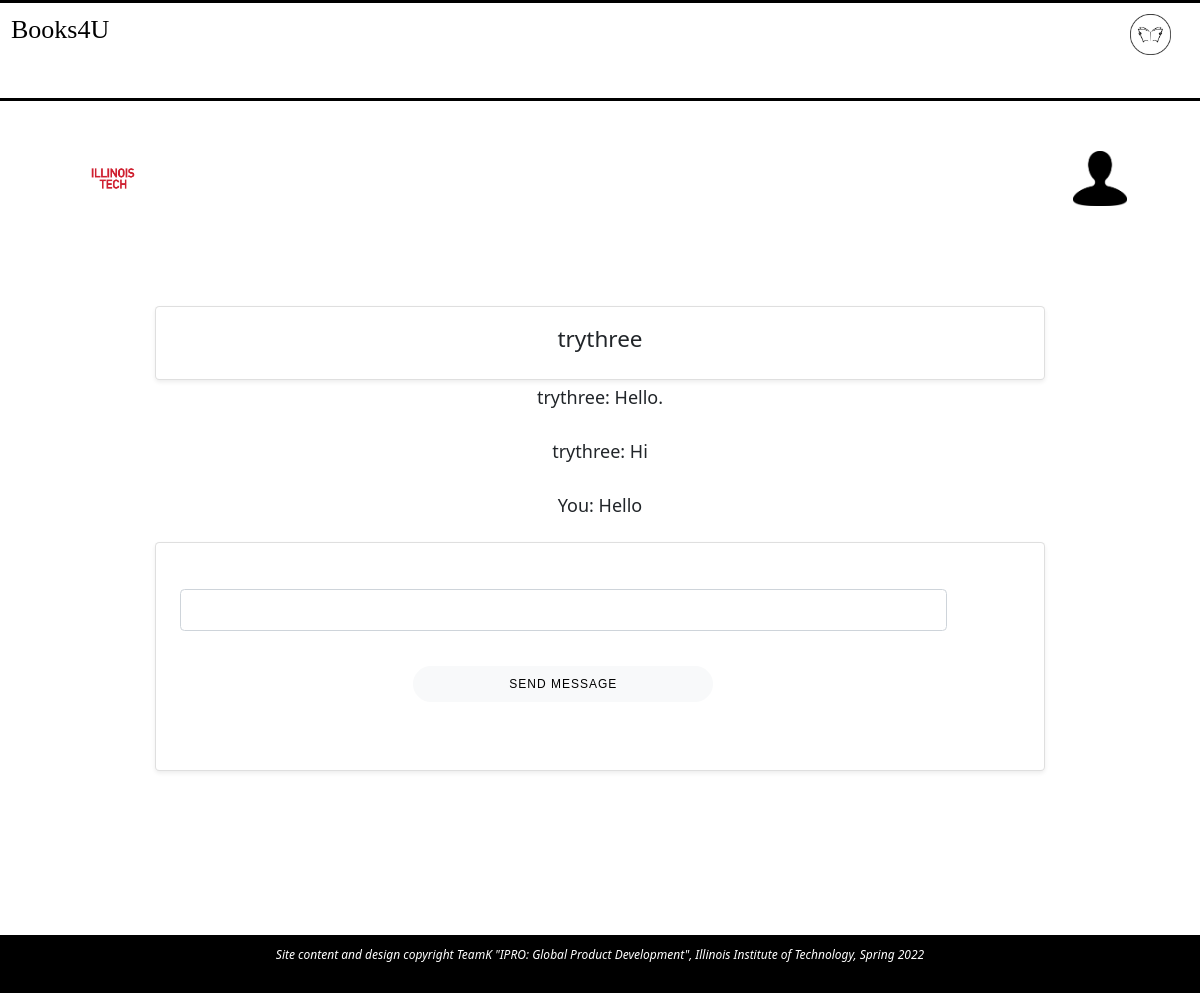
/Messages/3/ (signed in), run on the app's committed database.
### Messaging_System/models.py (models this page shows)
class Chat(models.Model):
    user1 = models.ForeignKey(User, on_delete=models.CASCADE, related_name='+')
    user2 = models.ForeignKey(User, on_delete=models.CASCADE, related_name='+')
    unread1 = models.IntegerField(default=0)
    unread2 = models.IntegerField(default=0)

class Message(models.Model):
    chat = models.ForeignKey('Chat', related_name='+', on_delete=models.CASCADE, blank=True, null=True)
    sender = models.ForeignKey(User, on_delete=models.CASCADE, related_name='+')
    receiver = models.ForeignKey(User, on_delete=models.CASCADE, related_name='+')
    body = models.CharField(max_length=1000)
    date = models.DateTimeField(auto_now_add=True)

### Messaging_System/views.py (the view)
# urls.py: path('Messages/<int:pk>/', messaging_views.showMessages, name='chat'),
def showMessages(request, pk):
    if not request.user.is_authenticated:
        return redirect('login')
    if request.method == "GET":
        form = messageForm()
        chat = Chat.objects.get(pk = pk)
        message_list = Message.objects.filter(chat__pk__contains = pk)
        if chat.user1 == request.user:
            temp = 0
            chat.unread1 = temp
            chat.save(update_fields=['unread1'])
        if chat.user2 == request.user:
            temp = 0
            chat.unread2 = temp
            chat.save(update_fields=['unread2'])
        context = {
            'chat': chat,
            'form': form,
            'message_list': message_list
        }
        return render(request, 'Messaging_System/chat.html', context)

### User_Registration/forms.py
class messageForm(forms.Form):
    message = forms.CharField(label='', max_length=1000)

### Messaging_System/templates/Messaging_System/chat.html (shortened to what this page needs)
<!DOCTYPE html>
<html class="messages" id="chat">
    <head>
        <link rel="stylesheet" href="../../../static/css/screen.css"/>
        <link rel="stylesheet" href="https://use.fontawesome.com/releases/v5.8.2/css/all.css">
        <link href="https://cdn.jsdelivr.net/npm/bootstrap@5.0.0-beta1/dist/css/bootstrap.min.css"
        rel="stylesheet">
    </head>
    {% load crispy_forms_tags %}
    {% block content %}
    <body>
      <header>
        <h1 id="site-name">Books4U</h1>
        <figure>
          <img id="logo" src="../../../../static/assets/booklogo.png" alt="Books4U logo"/>
        </figure>
      </header>
    <main class="container">
      <aside class="" id="user-header">
        <ul class="flex-container">
        <li>
          <figure>
          <img src="../../../../static/assets/ILTECH_red_stacked.png" alt="university official logo"
          class ="flex-item" id="university-logo"/>
        </figure>
        </li>
        <li>
          <figure>
            <a class="ml-2" href="{% url 'account' %}"><img src="../../../../static/assets/account-icon.png"
              alt="icon to access account settings"
              id="my-account" class="grid-item"/></a>
          </figure>
        </li>
        </ul>
      </aside>
        <article class="row">
            <div class="card col-md-12 mt-5 p-3 shadow-sm">
                {%if chat.user2 == request.user %}
                <h5>{{ chat.user1 }}</h5><a class="stretched-link" href="{% url 'chat' chat.pk %}"></a>
                {% endif %}
            </div>
        </article>
        {% for message in message_list %}
        <article class="row">
            <div class="col-md-12 my-1">
                {% if message.sender == request.user %}
                    <div class="col-md-12">
                      <p>You: {{ message.body }}</p>
                    </div>
                {% elif message.receiver == request.user%}
                    <div class="col-md-12">
                      <p>{{message.sender}}: {{ message.body }}</p>
                    </div>
                {% endif %}
            </div>
        </article>
        {% endfor %}
        <article class="row">
            <div class="card col-md-12 p-3 shadow-sm">
                <form method="POST" action="{% url 'NewMessage' chat.pk %}">
                    {{ form | crispy }}
                    <fieldset class="d-grid gap-2 mt-3">
                        <button class="button btn-light" type="submit">Send Message</button>
                    </fieldset>
                </form>
            </div>
        </article>
    </main>
    <footer id="footer">
      <p>Site content and design copyright TeamK "IPRO: Global Product Development",
        Illinois Institute of Technology, Spring 2022</p>
    </footer>
    {% endblock content %}
  </body>
</html>

### static/css/screen.css (style rules this page uses)
a,abbr,acronym,address,applet,article,aside,audio,b,big,blockquote,body,canvas,caption,center,cite,code,dd,del,details,dfn,div,dl,dt,em,embed,fieldset,figcaption,figure,footer,form,h1,h2,h3,h4,h5,h6,header,hgroup,html,i,iframe,img,ins,kbd,label,legend,li,mark,menu,nav,object,ol,output,p,pre,q,ruby,s,samp,section,small,span,strike,strong,sub,summary,sup,table,tbody,td,tfoot,th,thead,time,tr,tt,u,ul,var,video { margin:0;padding:0;border:0;font:inherit;vertical-align:baseline }
article,aside,details,figcaption,figure,footer,header,hgroup,main,menu,nav,section { display:block }
html { line-height:1 }
body { line-height:inherit }
ol,ul { list-style:none }
* { box-sizing: border-box; }
html { font-family: "Didot", serif; font-size: 18px; line-height: 22px; }
header { display: flex; justify-content: space-between; padding: 11px; border-top: solid; border-bottom: solid; border-style: solid; border-color: black; }
header > * { width: 15%; }
#site-name { font-family: "American Typewriter", serif; font-weight: normal; font-size: 26px; }
h1 { font-weight: bolder; color: black; font-size: 26px; line-height: 28px; padding-bottom: 33px; }
img { width: 65%; }
a, .a { font-family: "American Typewriter", serif; color: red; letter-spacing: 1px; font-size: 12px; }
main { padding-top: 44px; padding-left: 22px; padding-right: 22px; padding-bottom: 44px; }
.flex-container { margin-bottom: 11px; display: flex; flex-direction: row; justify-content: space-between; align-items: center; }
.flex-container > * { padding: 6px; font-size: 14px; flex: 0 0 60px; }
.button, a.button { font-family: Arial; font-weight: normal; text-decoration: none; border: 1px; background-color: gray; border-radius: 20px; color: white; border-style:solid; border-color: #D3D3D3; padding: 8px; width: 100%; letter-spacing: 1px; font-size: 12px; padding: 8px; margin-bottom: 15px; }
form { padding-top: 22px; padding-bottom: 44px; margin-left: auto; margin-right: auto; width: 90%; }
form > * { display: inline-block; }
form > fieldset { display: block; box-sizing: content-box; padding: 6px; }
.form-group { margin-bottom: 11px; }
footer { background-color: black; color: white; padding: 11px; margin-top: 22px; font-size: 12px; text-align: center; font-style: italic; margin-top: 120px; }
aside > ul > li { list-style: none; }
aside { margin-bottom: 22px; }
p { text-align: center; }
form > * { margin: auto; margin: 6px; width: 90%; }
#main-messages button, .messages .button { text-transform: uppercase; margin: auto; width: 80%; }
.messages h5, .messagges h3 { text-align: center; }
@media screen and (min-width: 500px) { img { width: 80%; } }
@media screen and (min-width: 500px) { .flex-container > * { padding: 6px; font-size: 16px; flex: 0 0 90px; } }
@media screen and (min-width: 500px) { header > * { width: 5%; } }
@media screen and (min-width: 500px) { .button, a.button { width: 75%; display: grid; margin: auto; margin-bottom: 15px; } }
@media screen and (min-width: 500px) { img { width: 70%; } }
@media screen and (min-width: 700px) { .button, a.button { border-radius: 50px; } }
@media screen and (min-width: 700px) { form { width: 60%; } }
@media screen and (min-width: 700px) { .messages form { width: 100%; } }
@media screen and (min-width: 700px) { #main-messages button, .messages .button { width: 80%; } }
@media screen and (min-width: 700px) { #chat .row { width: 80%; margin: auto; } }
@media screen and (min-width: 1000px) { .button { max-width: 300px; } }
@media screen and (min-width: 1000px) { #main-messages button, .messages .button { width: 80%; } }
@media screen and (min-width: 1000px) { fieldset > * { flex-direction: row; flex-flow: column-reverse; } }
@media screen and (min-width: 1000px) { form { width: 40%; } }
@media screen and (min-width: 1000px) { .messages form { width: 100%; } }

### data on the page
Chat: user1 "trythree"
Message: sender "trythree", body "Hello."
Message: sender "trythree", body "Hi"
Message: body "Hello"
